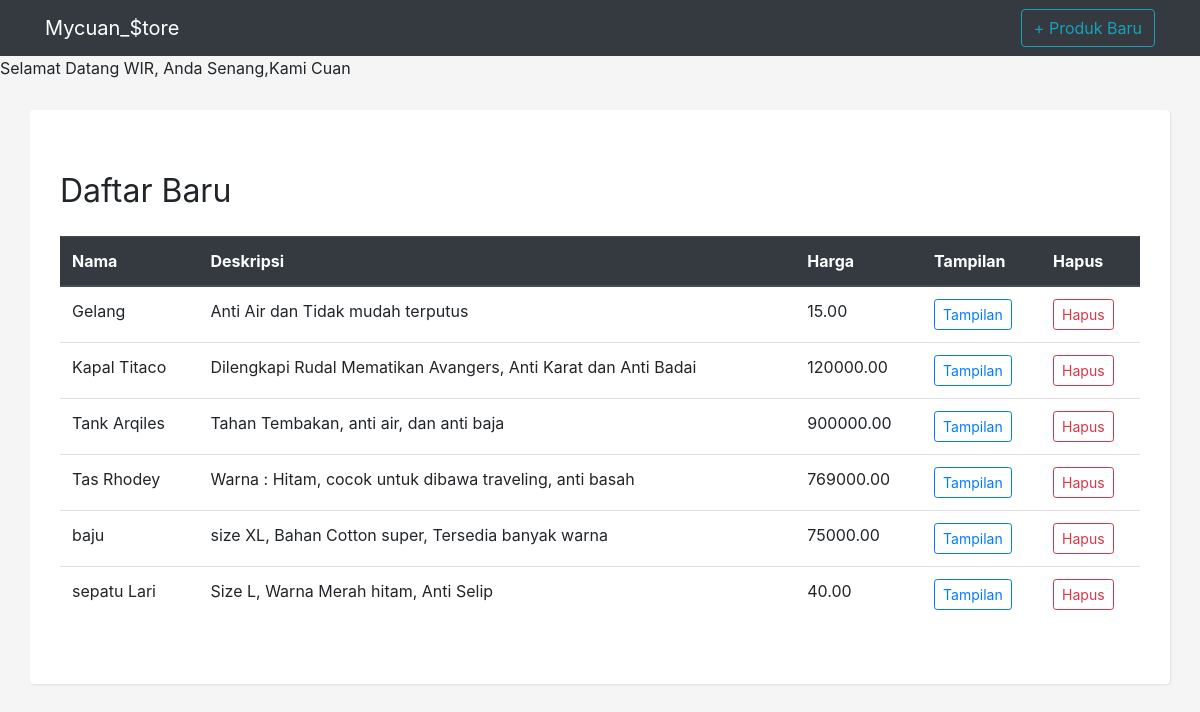
The page / on the database its author committed.
### products/models.py (models this page shows, shortened)
class Product(models.Model):
    name = models.CharField('Nama', max_length=100)
    description = models.TextField('Deskripsi', blank=True)
    price = models.DecimalField('Harga', decimal_places=2, max_digits=8)
    created = models.DateTimeField('Created', auto_now_add=True)
    changed = models.DateTimeField('Changed', auto_now=True)
    gambar_produk = models.ImageField(null=True, blank=True, upload_to="images/")
    class Meta:
        ordering = ['name']

### products/views.py (the view)
# urls.py: path('', views.ProductList.as_view(), name='product_list'),
class ProductList(ListView):
    model = Product

### products/templates/products/product_list.html (shortened to what this page needs)
{% extends 'products/base.html' %}
{% block content %}
    <h1 class="my-4">
        <small>Daftar Baru</small>
    </h1>
    <div class="row">
    {% if object_list %}
        <div class="col-12" style="overflow-x: scroll">
            <table class="table">
              <thead class="thead-dark">
                <tr>
                    <th scope="col">Nama</th>
                    <th scope="col">Deskripsi</th>
                    <th scope="col">Harga</th>
                    <th scope="col">Tampilan</th>
                    <th scope="col">Hapus</th>
                </tr>
              </thead>
              <tbody>
                {% for product in object_list %}
                <tr>
                    <td>{{ product.name }}</td>
                    <td>{{ product.description }}</td>
                    <td>{{ product.price }}</td>
                    <td><a href="{% url 'product_view' product.id %}"><button type="button" class="btn btn-outline-primary btn-sm">Tampilan</button></a></td>
                    <td><a href="{% url 'product_delete' product.id %}"><button type="button" class="btn btn-outline-danger btn-sm">Hapus</button></a></td>
                </tr>
                {% endfor %}
              </tbody>
            </table>
        </div>
    {% else %}
    <div class="col-12">
        <div class="alert alert-warning" role="alert">
            There is no product, yet. But if you want, you can add from <a class="badge badge-info" href="{% url 'product_new' %}"><strong>here.</strong></a>
        </div>
    </div>
    {% endif %}
    </div>
{% endblock %}

### products/templates/products/base.html (shortened to what this page needs)
{% load static %}<!DOCTYPE html>
<html lang="en">
  <head>
    <link href="{% static 'css/bootstrap.min.css' %}" rel="stylesheet">
    <link href="{% static 'css/style.css' %}" rel="stylesheet">
  </head>
  <body>
    <nav class="navbar navbar-expand-lg navbar-dark bg-dark">
      <div class="container">
        <a class="navbar-brand" href="/">Mycuan_$tore</a>
        <div class="collapse navbar-collapse" id="navbarResponsive">
          <ul class="navbar-nav ml-auto">
            <li class="nav-item">
              <a class="btn btn-outline-info btn-md" href="{% url 'product_new' %}">+ Produk Baru</a>
            </li>
          </ul>
        </div>
      </div>
    </nav>
        {% with firstname="WIR" %}
        <marquee behavior="" direction="right">Selamat Datang {{ firstname }}, Anda Senang,Kami Cuan</marquee>
        {% endwith %}
    <div class="container" id="app">
        {% block content %}
        {% endblock %}
    </div>
  </body>
</html>

### products/static/css/style.css (style rules this page uses)
body { background: whitesmoke }
#app { background: white; padding: 30px; margin: 30px auto; -webkit-box-shadow: 1px 1px 2px 0px rgba(224,224,224,1); -moz-box-shadow: 1px 1px 2px 0px rgba(224,224,224,1); box-shadow: 1px 1px 2px 0px rgba(224,224,224,1); border-radius: 4px; }

### products/templates/products/base.html (style rules this page uses)
* { margin: 0; padding: 0; }

### rows shown on the page
Product: name "Gelang", description "Anti Air dan Tidak mudah terputus", price "15.00"
Product: name "Kapal Titaco", description "Dilengkapi Rudal Mematikan Avangers, Anti Karat dan Anti Badai", price "120000.00"
Product: name "Tank Arqiles", description "Tahan Tembakan, anti air, dan anti baja", price "900000.00"
Product: name "Tas Rhodey", description "Warna : Hitam, cocok untuk dibawa traveling, anti basah", price "769000.00"
Product: name "baju", description "size XL, Bahan Cotton super, Tersedia banyak warna", price "75000.00"
Product: name "sepatu Lari", description "Size L, Warna Merah hitam, Anti Selip", price "40.00"

### other values the page prints
{{ firstname }} "WIR"
